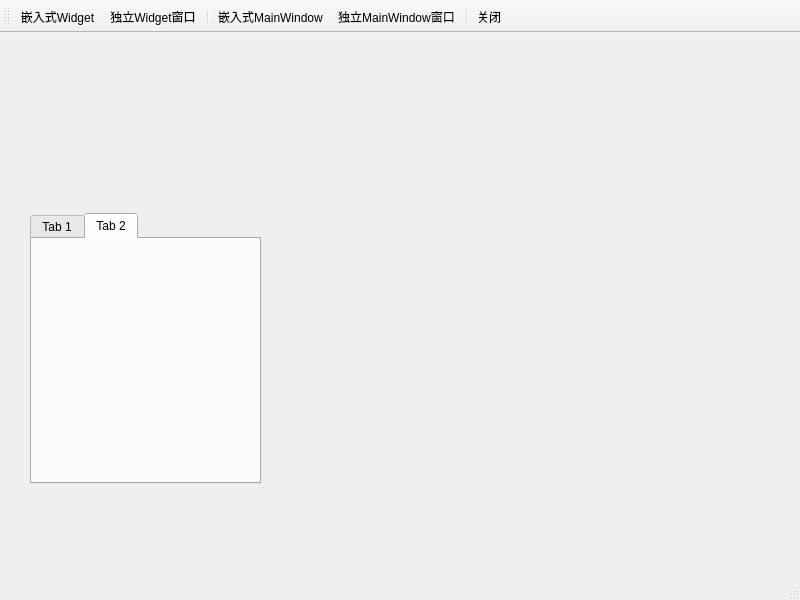
<?xml version="1.0" encoding="UTF-8"?>
<ui version="4.0">
 <class>MainWindow</class>
 <widget class="QMainWindow" name="MainWindow">
  <property name="geometry">
   <rect>
    <x>0</x>
    <y>0</y>
    <width>800</width>
    <height>600</height>
   </rect>
  </property>
  <property name="windowTitle">
   <string>MainWindow</string>
  </property>
  <widget class="QWidget" name="centralwidget">
   <widget class="QTabWidget" name="tabWidget">
    <property name="geometry">
     <rect>
      <x>30</x>
      <y>180</y>
      <width>231</width>
      <height>271</height>
     </rect>
    </property>
    <property name="currentIndex">
     <number>1</number>
    </property>
    <widget class="QWidget" name="tab">
     <attribute name="title">
      <string>Tab 1</string>
     </attribute>
    </widget>
    <widget class="QWidget" name="tab_2">
     <attribute name="title">
      <string>Tab 2</string>
     </attribute>
    </widget>
   </widget>
  </widget>
  <widget class="QMenuBar" name="menubar">
   <property name="geometry">
    <rect>
     <x>0</x>
     <y>0</y>
     <width>800</width>
     <height>21</height>
    </rect>
   </property>
  </widget>
  <widget class="QStatusBar" name="statusbar"/>
  <widget class="QToolBar" name="toolBar">
   <property name="windowTitle">
    <string>toolBar</string>
   </property>
   <attribute name="toolBarArea">
    <enum>TopToolBarArea</enum>
   </attribute>
   <attribute name="toolBarBreak">
    <bool>false</bool>
   </attribute>
   <addaction name="action_BuildInWidget"/>
   <addaction name="action_StandWidget"/>
   <addaction name="separator"/>
   <addaction name="action_BuildInMainWindow"/>
   <addaction name="action_StandMainWindow"/>
   <addaction name="separator"/>
   <addaction name="action_Close"/>
  </widget>
  <action name="action_BuildInWidget">
   <property name="text">
    <string>嵌入式Widget</string>
   </property>
   <property name="toolTip">
    <string>嵌入式Widget窗口</string>
   </property>
  </action>
  <action name="action_StandWidget">
   <property name="text">
    <string>独立Widget窗口</string>
   </property>
   <property name="toolTip">
    <string>独立Widget窗口</string>
   </property>
  </action>
  <action name="action_BuildInMainWindow">
   <property name="text">
    <string>嵌入式MainWindow</string>
   </property>
   <property name="toolTip">
    <string>嵌入式MainWindow窗口</string>
   </property>
  </action>
  <action name="action_StandMainWindow">
   <property name="text">
    <string>独立MainWindow窗口</string>
   </property>
   <property name="toolTip">
    <string>独立MainWindow窗口</string>
   </property>
  </action>
  <action name="action_Close">
   <property name="text">
    <string>关闭</string>
   </property>
   <property name="toolTip">
    <string>关闭窗口</string>
   </property>
   <property name="shortcut">
    <string>Ctrl+C</string>
   </property>
  </action>
 </widget>
 <resources/>
 <connections>
  <connection>
   <sender>action_Close</sender>
   <signal>triggered()</signal>
   <receiver>MainWindow</receiver>
   <slot>close()</slot>
   <hints>
    <hint type="sourcelabel">
     <x>-1</x>
     <y>-1</y>
    </hint>
    <hint type="destinationlabel">
     <x>399</x>
     <y>299</y>
    </hint>
   </hints>
  </connection>
 </connections>
</ui>
